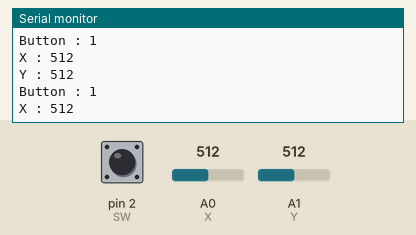
Bench run of a sketch on a simulated Arduino Uno, built with avr-gcc and run on an emulated ATmega328P. Shown: the last lines printed to the serial monitor. The inputs (shaded band) are chosen by the test bench; at power-on: A0 (X) = 512, A1 (Y) = 512, pin 2 (SW) HIGH.

Above: at 1.2 s.
1.3 s: A0 (X) set to 981
At 2.1 s:
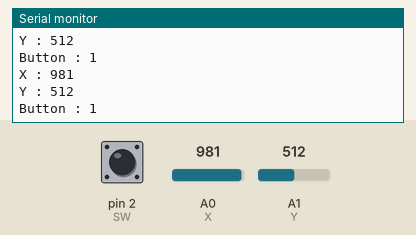
2.8 s: A0 (X) set to 1008
At 3.5 s:
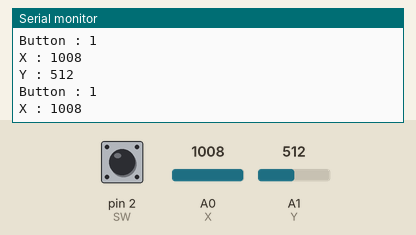
5.8 s: A1 (Y) set to 986
At 6.5 s:
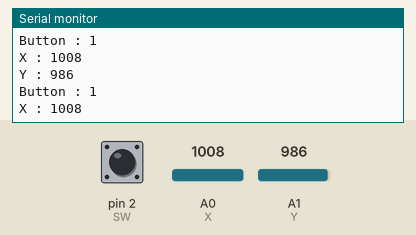
7.3 s: A1 (Y) set to 1007
At 7.9 s:
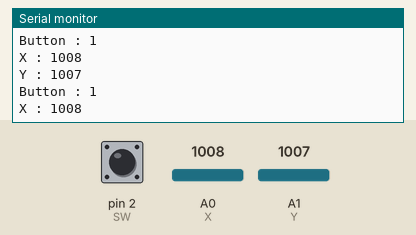
Timing chart, 0 to 10.3 s (numbered marks = the images above; inputs shaded):
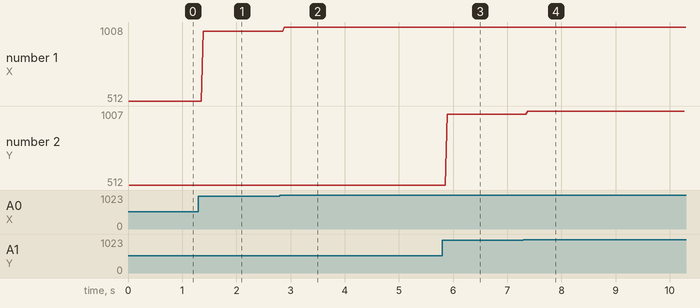

Measured:
- the behaviour switches between 999 and 1000 on A0 (X) (found by bisection; images 1 and 2)
- after the input at 1.3 s, the serial monitor: prints a new line after 0.09 s (image 1)
- after the input at 2.8 s, the serial monitor: prints a new line after 0.08 s (image 2)
- after the input at 5.8 s, the serial monitor: prints a new line after 0.09 s (image 3)
- after the input at 7.3 s, the serial monitor: prints a new line after 0.07 s (image 4)
- plotted number 1: 512 → 981 after the input at 1.3 s, 981 → 1008 after the input at 2.8 s
- plotted number 2: 512 → 986 after the input at 5.8 s, 986 → 1007 after the input at 7.3 s

The sketch:

test_joystick.ino
```cpp
#define SW 2
#define X 0
#define Y 1

void setup() {
  pinMode(SW, INPUT);
  pinMode(X, OUTPUT);
  pinMode(Y, OUTPUT);
  digitalWrite(SW, HIGH);
  Serial.begin(9600);
}

void loop() {
  Serial.print("Button : ");
  Serial.println(digitalRead(SW));

  Serial.print("X : ");
  Serial.println(analogRead(X));

  Serial.print("Y : ");
  Serial.println(analogRead(Y));
}
```
